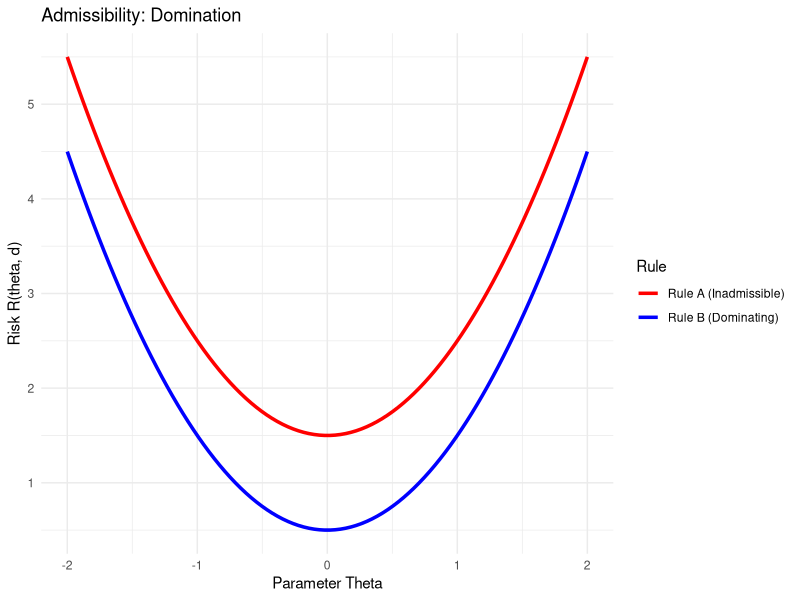
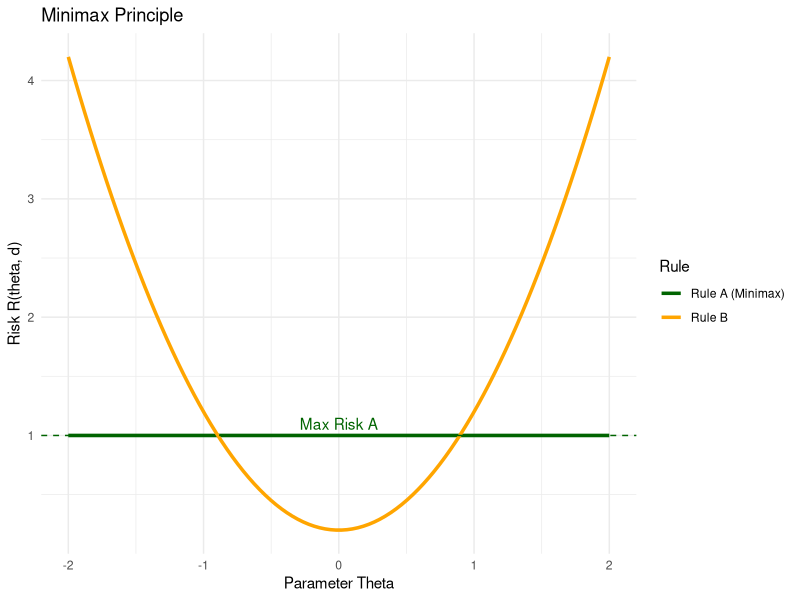
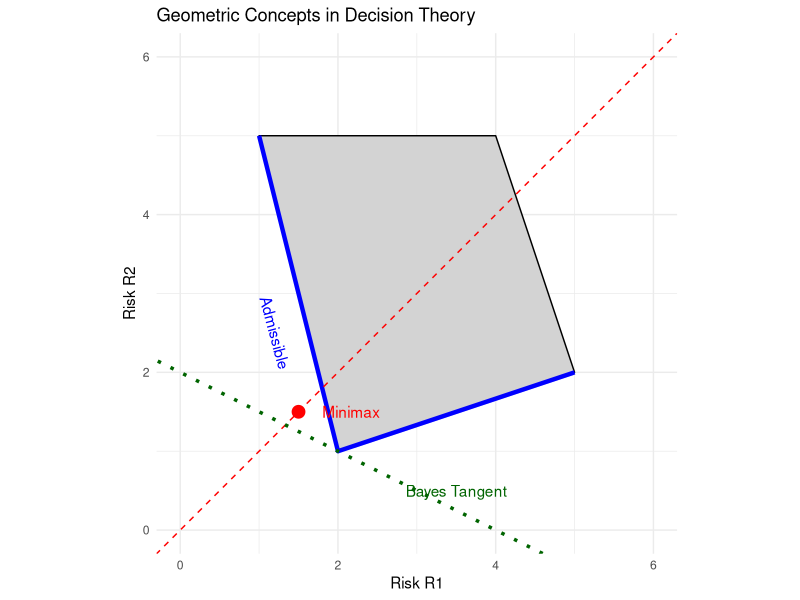
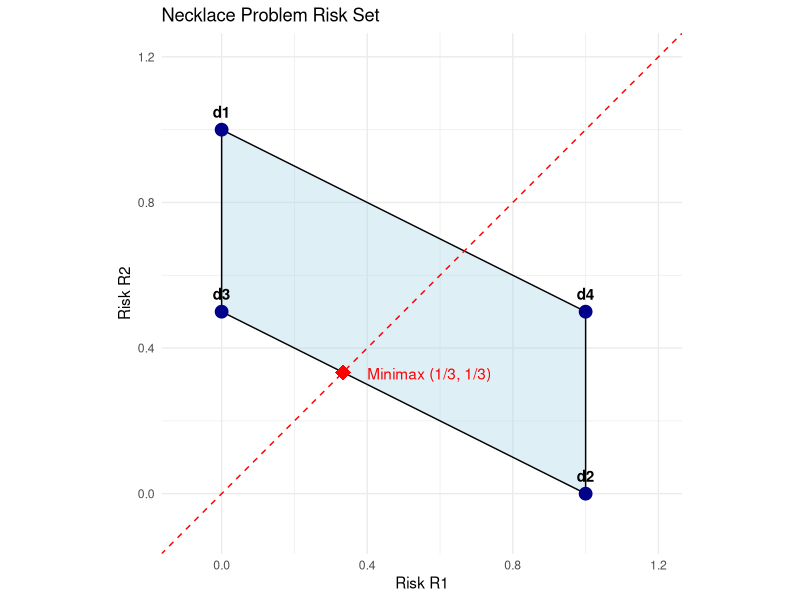
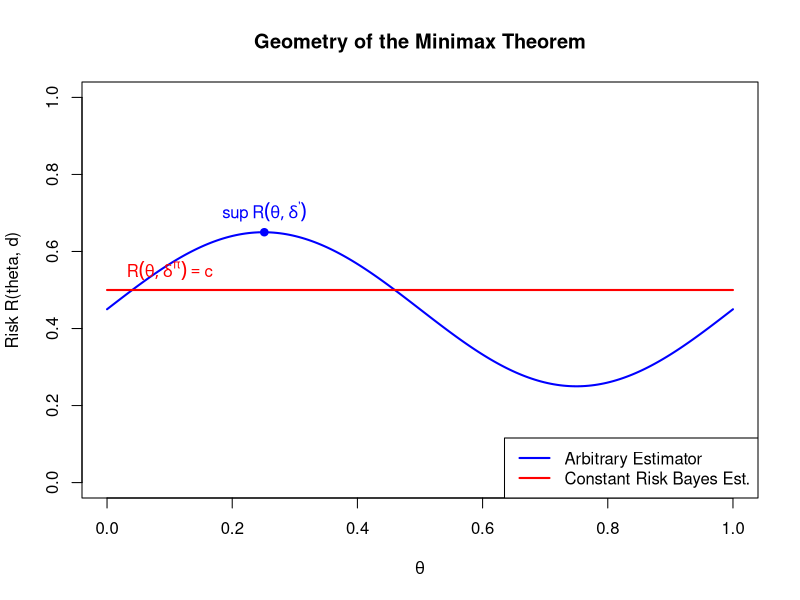
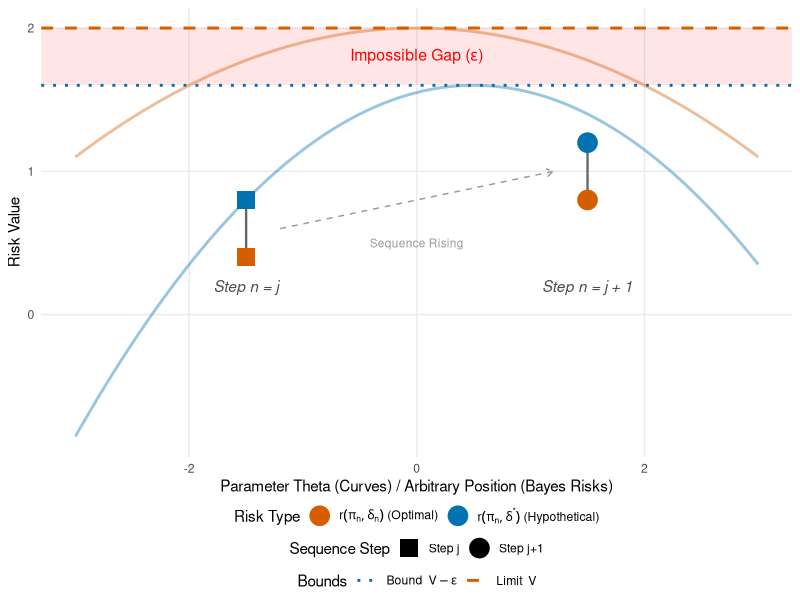

These figures' R source, in order:
## ---- chunk 1
#| label: fig-admissibility
#| echo: false
#| fig-cap: "Illustration of Domination: Rule A (Red) is inadmissible because Rule B (Blue) has lower risk for all values of theta."
library(ggplot2)

theta <- seq(-2, 2, length.out = 100)
risk_a <- theta^2 + 1.5  # Rule A: Higher Risk
risk_b <- theta^2 + 0.5  # Rule B: Lower Risk (Dominating)

df_adm <- data.frame(
  theta = rep(theta, 2),
  Risk = c(risk_a, risk_b),
  Rule = rep(c("Rule A (Inadmissible)", "Rule B (Dominating)"), each = 100)
)

ggplot(df_adm, aes(x = theta, y = Risk, color = Rule)) +
  geom_line(size = 1.2) +
  theme_minimal() +
  labs(title = "Admissibility: Domination", y = "Risk R(theta, d)", x = "Parameter Theta") +
  scale_color_manual(values = c("red", "blue"))
## ---- chunk 2
#| label: fig-minimax-curve
#| echo: false
#| fig-cap: "Illustration of Minimax: Rule A has a lower peak risk than Rule B, making Rule A the Minimax choice."
theta <- seq(-2, 2, length.out = 100)
risk_minimax <- rep(1.0, 100)  # Rule A: Constant risk
risk_variable <- 0.2 + theta^2 # Rule B: Variable risk

df_mm <- data.frame(
  theta = rep(theta, 2),
  Risk = c(risk_minimax, risk_variable),
  Rule = rep(c("Rule A (Minimax)", "Rule B"), each = 100)
)

ggplot(df_mm, aes(x = theta, y = Risk, color = Rule)) +
  geom_line(size = 1.2) +
  geom_hline(yintercept = 1.0, linetype="dashed", color="darkgreen") + 
  annotate("text", x=0, y=1.1, label="Max Risk A", color="darkgreen") +
  theme_minimal() +
  labs(title = "Minimax Principle", y = "Risk R(theta, d)", x = "Parameter Theta") +
  scale_color_manual(values = c("darkgreen", "orange"))
## ---- chunk 3
#| label: fig-generic-geometry
#| echo: false
#| fig-cap: "Geometric Interpretation: The gray polygon is the Risk Set S. The blue boundary represents admissible rules. The red point is the Minimax rule. The green line represents a Bayes rule for a specific prior."
library(ggplot2)

# Generic Data
df_poly <- data.frame(R1 = c(1, 4, 5, 2), R2 = c(5, 5, 2, 1))
df_admissible <- data.frame(R1 = c(1, 2, 5), R2 = c(5, 1, 2))

ggplot() +
  # Risk Set
  geom_polygon(data = df_poly, aes(x = R1, y = R2), fill = "lightgray", color = "black") +
  # Admissible Boundary
  geom_path(data = df_admissible, aes(x = R1, y = R2), color = "blue", size = 1.5) +
  annotate("text", x = 1.2, y = 2.5, label = "Admissible", color = "blue", angle = -75) +
  # Minimax
  geom_abline(slope = 1, intercept = 0, linetype = "dashed", color = "red") +
  annotate("point", x = 1.5, y = 1.5, color = "red", size = 4) +
  annotate("text", x = 1.8, y = 1.5, label = "Minimax", color = "red", hjust = 0) +
  # Bayes
  geom_abline(slope = -0.5, intercept = 2, linetype = "dotted", color = "darkgreen", size = 1.2) +
  annotate("text", x = 3.5, y = 0.5, label = "Bayes Tangent", color = "darkgreen") +
  
  coord_fixed(xlim = c(0, 6), ylim = c(0, 6)) +
  labs(title = "Geometric Concepts in Decision Theory", x = "Risk R1", y = "Risk R2") +
  theme_minimal()
## ---- chunk 4
#| label: fig-necklace-geometry
#| echo: false
#| fig-cap: "Necklace Problem Solution. The Minimax rule (red diamond) is the specific randomized combination of d3 and d2 that equalizes the risk."
library(ggplot2)

risk_points <- data.frame(
  Rule = c("d1", "d2", "d3", "d4"),
  R1 = c(0, 1, 0, 1),
  R2 = c(1, 0, 0.5, 0.5),
  Label = c("d1", "d2", "d3", "d4")
)
hull_indices <- chull(risk_points$R1, risk_points$R2)
risk_polygon <- risk_points[hull_indices, ]

ggplot(risk_points, aes(x = R1, y = R2)) +
  geom_polygon(data = risk_polygon, fill = "lightblue", alpha = 0.4, color = "black") +
  geom_abline(slope = 1, intercept = 0, linetype = "dashed", color = "red") +
  geom_point(size = 4, color = "darkblue") +
  geom_text(aes(label = Label), vjust = -1, fontface = "bold") +
  annotate("point", x = 1/3, y = 1/3, color = "red", size = 5, shape = 18) +
  annotate("text", x = 0.4, y = 0.33, label = "Minimax (1/3, 1/3)", color = "red", hjust = 0) +
  coord_fixed(xlim = c(-0.1, 1.2), ylim = c(-0.1, 1.2)) +
  labs(title = "Necklace Problem Risk Set", x = "Risk R1", y = "Risk R2") +
  theme_minimal()
## ---- chunk 5
#| label: fig-minimax-proof
#| fig-cap: "Visual Proof: Any alternative estimator (Blue) with Bayes risk comparable to the Constant Risk estimator (Red) must have a higher maximum risk."
#| echo: true

# Define Parameter Space Theta
theta <- seq(0, 1, length.out = 200)

# 1. Constant Risk Bayes Estimator (risk = C)
c_val <- 0.5
risk_bayes <- rep(c_val, length(theta))

# 2. Arbitrary Alternative Estimator
# This Function Is Chosen Such That It Dips Below C but Rises Above It Elsewhere
risk_alt <- c_val + 0.2 * sin(2 * pi * theta) - 0.05

# Plotting
plot(theta, risk_alt, type = 'l', lwd = 2, col = "blue",
     ylim = c(0, 1), ylab = "Risk R(theta, d)", xlab = expression(theta),
     main = "Geometry of the Minimax Theorem")

# Add Constant Risk Line
lines(theta, risk_bayes, col = "red", lwd = 2)

# Mark the Maximum of the Alternative
max_alt <- max(risk_alt)
max_theta <- theta[which.max(risk_alt)]
points(max_theta, max_alt, pch = 19, col = "blue")
text(max_theta, max_alt, labels = expression(sup~R(theta, delta^"'")), pos = 3, col = "blue")

# Label the Constant Risk
text(0.1, c_val, labels = expression(R(theta, delta^pi) == c), pos = 3, col = "red")

# Add Legend
legend("bottomright", legend = c("Arbitrary Estimator", "Constant Risk Bayes Est."),
       col = c("blue", "red"), lwd = 2, lty = 1)
## ---- chunk 6
#| echo: false
#| warning: false
#| message: false
#| fig-cap: "Visual Proof: We examine the Bayes risks at two steps, $n=j$ (squares) and $n=j+1$ (circles). In both steps, the optimal risk $r(\\pi_n, \\delta_n)$ (orange) must be lower than the hypothetical risk $r(\\pi_n, \\delta^*)$ (blue). Even as the sequence rises (j+1 is higher than j), the blue points are capped by the bound $V-\\epsilon$. This 'traps' the orange points, making it impossible for them to ever reach the Limit V."
#| fig-width: 8
#| fig-height: 5
#| fig-align: "center"

library(ggplot2)
library(tibble)

# --- 1. Define Data and Functions ---
theta <- seq(-3, 3, length.out = 300)
V <- 2.0
epsilon <- 0.4

# Risk Functions (Curves) for context
risk_delta_0 <- V - 0.1 * (theta)^2 
risk_delta_0[risk_delta_0 < 0] <- 0 
risk_delta_star <- (V - epsilon) - 0.2 * (theta - 0.5)^2

df_curves <- tibble(
  theta = theta,
  R_delta_0 = risk_delta_0,
  R_delta_star = risk_delta_star
)

# --- 2. Bayes Risk Pairs (Discrete Instances) ---
# We pick two arbitrary x-locations to display the scalar values
x_locs <- c(-1.5, 1.5) 

# Define Risk Levels for the pairs
# Pair j (Lower)
risk_star_j <- (V - epsilon) - 0.8
risk_n_j    <- risk_star_j - 0.4

# Pair j+1 (Higher, closer to the limit, but still trapped)
risk_star_j1 <- (V - epsilon) - 0.4
risk_n_j1    <- risk_star_j1 - 0.4

df_bayes_pairs <- tibble(
  step = factor(c("n=j", "n=j", "n=j+1", "n=j+1"), levels=c("n=j", "n=j+1")),
  type = c("star", "n", "star", "n"),
  x_pos = c(x_locs[1], x_locs[1], x_locs[2], x_locs[2]),
  risk = c(risk_star_j, risk_n_j, risk_star_j1, risk_n_j1)
)

ggplot() +
  # A. The Forbidden Gap (Shading)
  annotate("rect", xmin = -Inf, xmax = Inf, ymin = V - epsilon, ymax = V, 
           alpha = 0.1, fill = "red") +
  annotate("text", x = 0, y = V - epsilon/2, 
           label = "'Impossible Gap (' * epsilon * ')'", 
           parse = TRUE, color = "red", size = 4) +

  # B. Reference Lines
  geom_hline(aes(yintercept = V, linetype = "Limit"), color = "#D55E00", linewidth = 1) +
  geom_hline(aes(yintercept = V - epsilon, linetype = "Bound"), color = "#0072B2", linewidth = 1) +
  
  # C. Risk Curves (Faded slightly to emphasize the points)
  geom_line(data = df_curves, aes(x = theta, y = R_delta_0), color = "#D55E00", linewidth = 1, alpha=0.4) +
  geom_line(data = df_curves, aes(x = theta, y = R_delta_star), color = "#0072B2", linewidth = 1, alpha=0.4) +

  # D. Vertical Connectors for the Pairs
  geom_segment(aes(x = x_locs[1], xend = x_locs[1], y = risk_n_j, yend = risk_star_j), 
               color = "grey40", linewidth = 0.8) +
  geom_segment(aes(x = x_locs[2], xend = x_locs[2], y = risk_n_j1, yend = risk_star_j1), 
               color = "grey40", linewidth = 0.8) +

  # E. The Points 
  # Shape maps to Step (j vs j+1), Color maps to Rule Type
  geom_point(data = df_bayes_pairs, aes(x = x_pos, y = risk, color = type, shape = step), size = 5, stroke = 1.5) +

  # F. Annotations helping identify the pairs
  annotate("text", x = x_locs[1], y = 0.2, label = "Step n = j", fontface="italic", color="grey30") +
  annotate("text", x = x_locs[2], y = 0.2, label = "Step n = j + 1", fontface="italic", color="grey30") +
  
  # Arrow emphasizing the rise
  geom_segment(aes(x = x_locs[1] + 0.3, xend = x_locs[2] - 0.3, 
                   y = (risk_star_j + risk_n_j)/2, yend = (risk_star_j1 + risk_n_j1)/2),
               arrow = arrow(length = unit(0.2, "cm")), color = "grey60", linetype = "dashed") +
  annotate("text", x = 0, y = (risk_star_j + risk_n_j)/2 - 0.1, label = "Sequence Rising", size = 3, color = "grey60") +

  # G. Scales
  scale_color_manual(
    name = "Risk Type",
    values = c("n" = "#D55E00", "star" = "#0072B2"),
    labels = c("n" = expression(r(pi[n], delta[n]) ~ "(Optimal)"), 
               "star" = expression(r(pi[n], delta^"*") ~ "(Hypothetical)"))
  ) +
  scale_shape_manual(
    name = "Sequence Step",
    values = c("n=j" = 15, "n=j+1" = 19), # 15=Square, 19=Circle
    labels = c("n=j" = "Step j", "n=j+1" = "Step j+1")
  ) +
  scale_linetype_manual(
    name = "Bounds",
    values = c("Limit" = "dashed", "Bound" = "dotted"),
    labels = c("Limit" = expression("Limit " ~ V), 
               "Bound" = expression("Bound " ~ V - epsilon))
  ) +

  # H. Labels
  labs(
    x = "Parameter Theta (Curves) / Arbitrary Position (Bayes Risks)",
    y = "Risk Value"
  ) +
  theme_minimal() +
  theme(
    legend.position = "bottom",
    legend.box = "vertical",
    legend.margin = margin(t = -5),
    panel.grid.minor = element_blank()
  )
